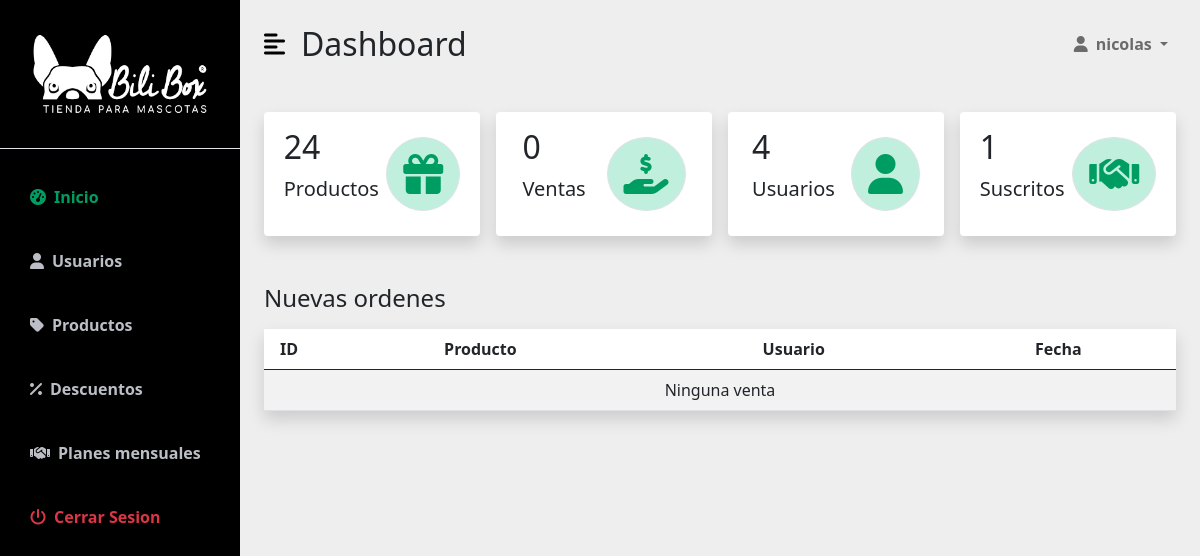
Before: /dash_admin/ (signed in) with the older database file.
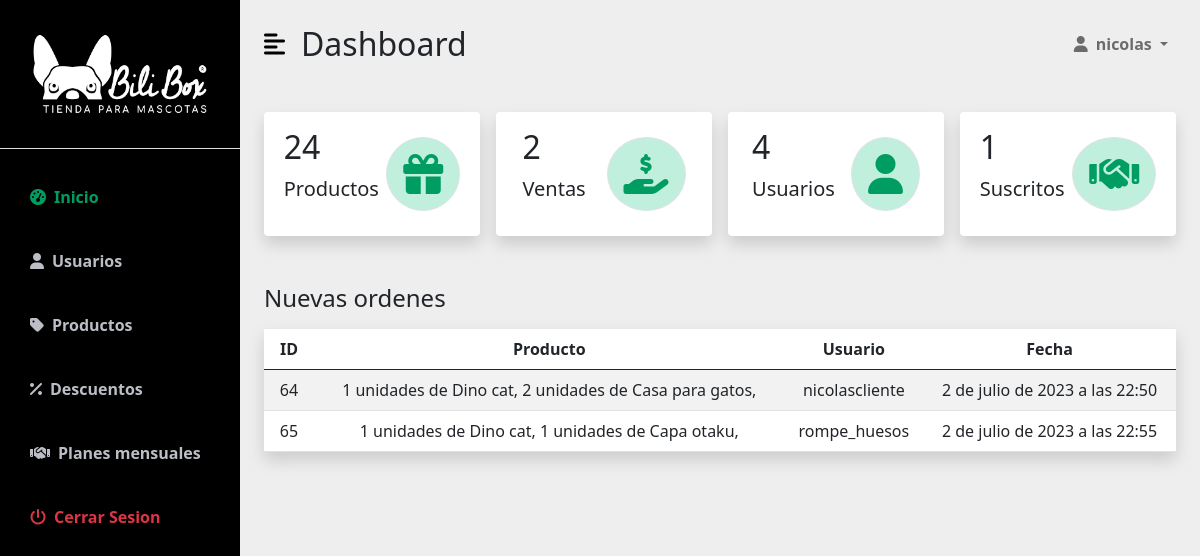
After: the same page with the newer database file.
### AppPedidos/models.py (models this page shows, shortened)
class Pedido(models.Model):
    user = models.ForeignKey(User, on_delete=models.CASCADE,related_name='pedidos')
    created_at = models.DateTimeField(auto_now_add=True)
    class Meta:
        db_table = 'pedidos' #Como se va a ver en la basen de datos
        verbose_name ='pedido'
        verbose_name_plural ='pedidos'

class DetallePedido(models.Model):
    user = models.ForeignKey(User, on_delete=models.CASCADE,related_name='detalle_pedido')
    producto = models.ForeignKey(Articulo, on_delete=models.CASCADE)
    pedido = models.ForeignKey(Pedido, on_delete=models.CASCADE)
    cantidad = models.IntegerField(default=1)
    created_at = models.DateTimeField(auto_now_add=True)
    def __str__(self):
        return f'{self.cantidad} unidades de {self.producto.nombre}, '
    class Meta:
        db_table = 'detalle_pedido' #Como se va a ver en la basen de datos
        verbose_name ='detalle_pedido'
        verbose_name_plural ='detalle_pedidos'

### App/models.py (models this page shows, shortened)
class Articulo(models.Model):
    imagen = models.ImageField(upload_to='articulos/')
    nombre = models.CharField(max_length=50)
    descripcion = models.CharField(max_length=200, null=True, blank=True)
    precio = models.IntegerField()
    seccion = models.CharField( max_length=30)
    stock = models.IntegerField()
    created = models.DateTimeField(auto_now_add=True)
    updated = models.DateTimeField(auto_now_add=True)
    class Meta:
        verbose_name = 'articulo'
        verbose_name_plural = 'articulos'

### AppDashboardAdmin/views.py (the view)
# urls.py: path('', views.inicio, name='inicio'),
@login_required
def inicio(request):
    if request.user.is_staff:
        usuarios = User.objects.all()
        user_cant = usuarios.count()
        productos = Articulo.objects.all()
        cantidad_Producto = productos.count()
        pedidos = Pedido.objects.all()
        cantidad_pedidos = pedidos.count()
        detalle = DetallePedido.objects.all()
        cantidad_suscritos = Suscripcion.objects.count()
        ctx = {
            'producto_cant':cantidad_Producto,
            'pedidos_cant': cantidad_pedidos,
            'usuarios_cant': user_cant,
            'pedidos':pedidos,
            'detalle':detalle,
            'suscritos_cant':cantidad_suscritos,
        }
        return render(request,'dash_admin/inicio.html',ctx)
    else:
        return redirect(to='index')

### AppCarro/context_processor.py (called while the page is built)
def importe_total_carro(request):
    total=0
    try:
      if request.user.is_authenticated:
        for key, value in request.session["carro"].items():
          total = total + (int(value["precio"]) * value["cantidad"])
      else:
        pass
    except:
      pass
    return {'importe_total_carro':total}

### AppDashboardAdmin/templates/dash_admin/inicio.html (shortened to what this page needs)
{% extends "dash_admin/base_dash_admin.html" %}
{% load static %}
{% block content %}
<nav class="navbar navbar-expand-lg navbar-light bg-transparent py-4 px-4">
    <div class="d-flex align-items-center">
        <i class="fas fa-align-left primary-text fs-4 me-3" id="menu-toggle"></i>
        <h2 class="fs-2 m-0">Dashboard</h2>
    </div>
    <div class="collapse navbar-collapse" id="navbarSupportedContent">
        <ul class="navbar-nav ms-auto mb-2 mb-lg-0">
            <li class="nav-item dropdown">
                <a class="nav-link dropdown-toggle second-text fw-bold" href="#" id="navbarDropdown" role="button"
                    data-bs-toggle="dropdown" aria-expanded="false">
                    <i class="fas fa-user me-2"></i>{{user}}
                </a>
            </li>
        </ul>
    </div>
</nav>
<div class="container-fluid px-4">
    <div class="row g-3 my-2">
        <div class="col-md-3">
            <div class="p-3 bg-white shadow d-flex justify-content-around align-items-center rounded">
                <div>
                    <h3 class="fs-2">{{producto_cant}}</h3>
                    <p class="fs-5">Productos</p>
                </div>
                <i class="fas fa-gift fs-1 primary-text border rounded-full secondary-bg p-3"></i>
            </div>
        </div>
        <div class="col-md-3">
            <div class="p-3 bg-white shadow d-flex justify-content-around align-items-center rounded">
                <div>
                    <h3 class="fs-2">{{pedidos_cant}}</h3>
                    <p class="fs-5">Ventas</p>
                </div>
                <i class="fas fa-hand-holding-usd fs-1 primary-text border rounded-full secondary-bg p-3"></i>
            </div>
        </div>
        <div class="col-md-3">
            <div class="p-3 bg-white shadow d-flex justify-content-around align-items-center rounded">
                <div>
                    <h3 class="fs-2">{{usuarios_cant}}</h3>
                    <p class="fs-5">Usuarios</p>
                </div>
                <i class="fa-solid fa-user fs-1 primary-text border rounded-full secondary-bg p-3"></i>
            </div>
        </div>
        <div class="col-md-3">
            <div class="p-3 bg-white shadow d-flex justify-content-around align-items-center rounded">
                <div>
                    <h3 class="fs-2">{{suscritos_cant}}</h3>
                    <p class="fs-5">Suscritos</p>
                </div>
                <i class="fa-solid fa-handshake fs-1 primary-text border rounded-full secondary-bg p-3"></i>
            </div>
        </div>
    </div>
    <div class="row my-5">
        <h3 class="fs-4 mb-3">Nuevas ordenes</h3>
        <div class="table-responsive-sm ">
            <table class=" table table-striped text-center shadow" style="background-color: white;">
                <thead>
                    <tr>
                        <th scope="col" width="50">ID</th>
                        <th scope="col">Producto</th>
                        <th scope="col">Usuario</th>
                        <th scope="col">Fecha</th>
                    </tr>
                </thead>
                <tbody>
                    {% if pedidos %}
                        {% for pedido in pedidos  %}
                        <tr>
                            <td>{{pedido.id}}</td>
                            <td>
                                {% for i in detalle %}
                                    {% if pedido.user == i.user %}
                                        {{i}}
                                    {% endif %}
                                {% endfor %}
                            </td>
                            <td>{{pedido.user}}</td>
                            <td>{{pedido.created_at}}</td>
                        </tr>
                        {% endfor %}
                    {% else %}
                    <td colspan="4">Ninguna venta</td>
                    {% endif %}
                </tbody>
            </table>
        </div>
    </div>
</div>
{% endblock %}

Changed rows visible on the page:
added Pedido: id "64", user "nicolascliente", created_at "2 de julio de 2023 a las 22:50"
added DetallePedido: cantidad+producto "1 unidades de Dino cat,", shown under "64"
added DetallePedido: cantidad+producto "2 unidades de Casa para gatos,", shown under "64"
added Pedido: id "65", user "rompe_huesos", created_at "2 de julio de 2023 a las 22:55"
added DetallePedido: cantidad+producto "1 unidades de Dino cat,", shown under "65"
added DetallePedido: cantidad+producto "1 unidades de Capa otaku,", shown under "65"
Other visible differences:
{{ pedidos_cant }}: "0" → "2"
text no longer shown: "Ninguna venta"
